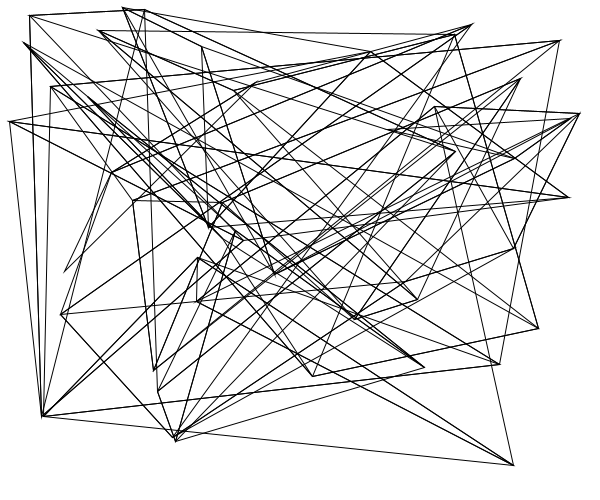
Frame 1 (no input)
Frame 60 (the mouse pressed at the canvas centre just before this capture): identical to frame 1, image omitted
Frame 120 (the mouse held since frame 60 and released just before this capture): identical to frame 1, image omitted

The Processing sketch that drew this single still picture (run headless with seeded random() and noise(); from frame 60 on, the mouse is pressed at the canvas centre):

// Processing sketch: Sol_Lewit_118
// ── Sol_Lewit_118.pde
void setup(){
 size(600,500); 
 background(255);
 noFill();
 smooth();
 beginShape(TRIANGLE_STRIP);

for(int i=0; i < 50; i++){
  
  vertex(random(0,width),random(0,height)); 
}
endShape();
 
 
}


void draw (){
  
  
}
